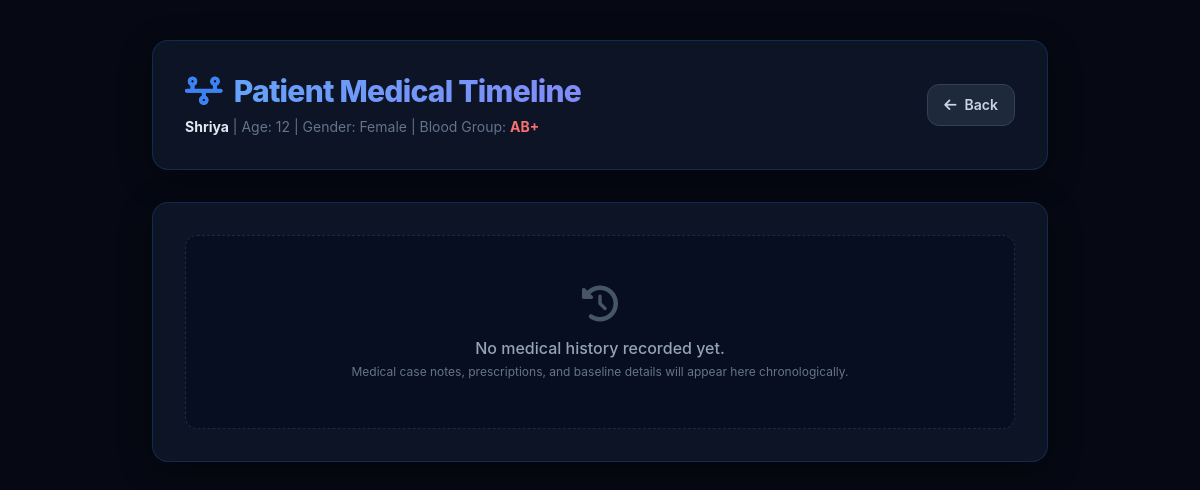
Page /citizen/1/timeline (signed in) on the earlier database version.
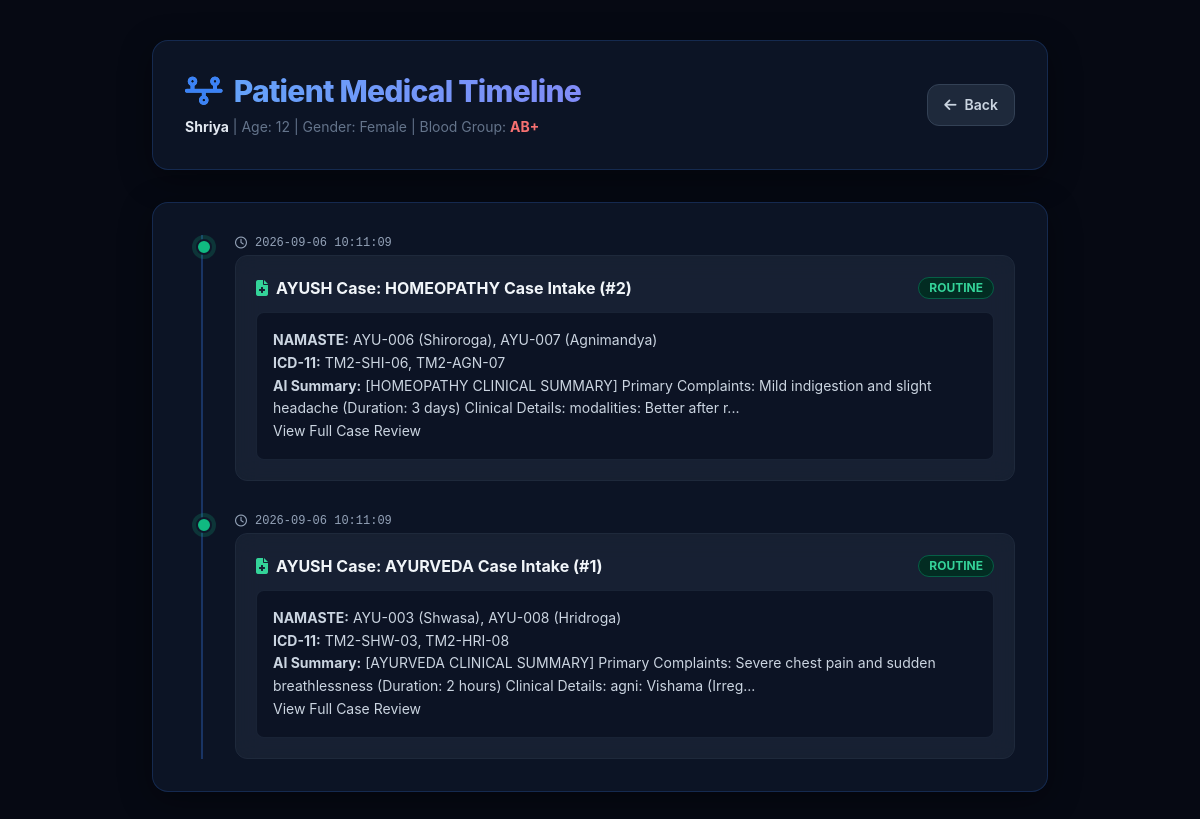
Same page on the later database version.
### app.py (models this page shows)
class CaseRecord(db.Model):
    id = db.Column(
        db.Integer,
        primary_key=True
    )
    citizen_id = db.Column(
        db.Integer,
        db.ForeignKey("citizen.id")
    )
    ayush_system = db.Column(
        db.String(50)
    )
    structured_answers = db.Column(
        db.Text
    )
    namaste_codes = db.Column(
        db.String(200)
    )
    icd11_tm2_codes = db.Column(
        db.String(200)
    )
    referral_flag = db.Column(
        db.Boolean,
        default=False
    )
    priority = db.Column(
        db.String(20),
        default="routine"
    )
    ai_summary = db.Column(
        db.Text
    )
    verified = db.Column(
        db.Boolean,
        default=False
    )
    verified_by = db.Column(
        db.String(100)
    )
    created_at = db.Column(
        db.String(100)
    )
    illness = db.Column(db.String(200))
    severity = db.Column(db.String(50))
    duration = db.Column(db.String(100))
    history = db.Column(db.Text)
    ayush_history = db.Column(db.Text)
    uploaded_docs = db.Column(db.Text)
    ocr_text = db.Column(db.Text)
    red_flags = db.Column(db.Text)
    source = db.Column(db.String(20), default="patient")
    is_attendant_consent = db.Column(db.Boolean, default=False)

### app.py (the view, shortened to what this page needs)
@app.route("/citizen/<int:citizen_id>/timeline")
def medical_timeline(citizen_id):
    citizen = Citizen.query.get(citizen_id)
    if not citizen:
        return "Citizen Not Found"
    events = []
    med_record = MedicalRecord.query.filter_by(citizen_id=citizen_id).first()
    cases = CaseRecord.query.filter_by(citizen_id=citizen_id).order_by(CaseRecord.id.desc()).all()
    for c in cases:
        events.append({
            "type": "case",
            "date": c.created_at or "Recent",
            "title": f"{c.ayush_system.upper()} Case Intake (#{c.id})",
            "priority": c.priority or "routine",
            "content": f"<strong>NAMASTE:</strong> {c.namaste_codes}<br><strong>ICD-11:</strong> {c.icd11_tm2_codes}<br><strong>AI Summary:</strong> {c.ai_summary[:150] if c.ai_summary else 'N/A'}... <br><a href='/ayush/case/{c.id}/review'>View Full Case Review</a>"
        })
    prescriptions = Prescription.query.filter_by(citizen_id=citizen_id).order_by(Prescription.id.desc()).all()
    doctor_id = session.get("doctor_id")
    doctor = Doctor.query.get(doctor_id) if doctor_id else None
    log = AuditLog(
        doctor_name=doctor.name if doctor else "Practitioner",
        designation=doctor.designation if doctor else "Physician",
        patient_name=citizen.fullname,
        access_mode="Timeline View",
        access_time=str(datetime.now())
    )
    db.session.add(log)
    db.session.commit()
    return render_template("timeline.html", citizen=citizen, events=events)

### templates/timeline.html (shortened to what the changed rows need)
<!DOCTYPE html>
<html lang="en">
<head>
    <script src="https://cdn.tailwindcss.com"></script>
    <link rel="stylesheet" href="https://cdnjs.cloudflare.com/ajax/libs/font-awesome/6.5.2/css/all.min.css" />
</head>
<body class="min-h-screen py-10 px-4 sm:px-8">
    <div class="max-w-4xl mx-auto">
        <div class="glass-panel rounded-2xl p-6 sm:p-8 mb-8 flex flex-col sm:flex-row justify-between items-start sm:items-center gap-4">
            <div>
                <h1 class="text-3xl font-extrabold tracking-tight bg-gradient-to-r from-blue-400 to-indigo-400 bg-clip-text text-transparent flex items-center gap-3">
                    <i class="fa-solid fa-timeline text-blue-500"></i> Patient Medical Timeline
                </h1>
            </div>
        </div>
        <div class="glass-panel rounded-2xl p-6 sm:p-8">
            {% if events %}
                <div class="relative border-l-2 border-blue-500/30 pl-6 sm:pl-8 space-y-8 ml-2 sm:ml-4">
                    {% for event in events %}
                        <div class="relative group">
                            <div class="absolute -left-[31px] sm:-left-[39px] top-1 w-4 h-4 rounded-full border-2 border-slate-900
                                {% if event.type == 'case' %}bg-emerald-500 ring-4 ring-emerald-500/20{% elif event.type == 'prescription' %}bg-cyan-500 ring-4 ring-cyan-500/20{% else %}bg-purple-500 ring-4 ring-purple-500/20{% endif %}">
                            </div>
                            <div class="flex items-center gap-2 text-xs font-mono text-slate-400 mb-1">
                                <i class="fa-regular fa-clock"></i> {{ event.date }}
                            </div>
                            <div class="glass-card rounded-xl p-5 border border-slate-800 hover:border-blue-500/30 transition">
                                <div class="flex items-center justify-between gap-4 mb-3">
                                    <h3 class="font-bold text-base text-slate-100 flex items-center gap-2">
                                        {% if event.type == 'case' %}
                                            <i class="fa-solid fa-file-medical text-emerald-400"></i> AYUSH Case: {{ event.title }}
                                        {% elif event.type == 'prescription' %}
                                            <i class="fa-solid fa-pills text-cyan-400"></i> Prescription Record
                                        {% else %}
                                            <i class="fa-solid fa-notes-medical text-purple-400"></i> Baseline Medical Record
                                        {% endif %}
                                    </h3>
                                    {% if event.type == 'case' %}
                                        {% if event.priority == 'URGENT' %}
                                            <span class="px-2.5 py-0.5 rounded-full text-xs font-bold bg-red-950 text-red-400 border border-red-800">URGENT</span>
                                        {% elif event.priority == 'REVIEW_REQUIRED' %}
                                            <span class="px-2.5 py-0.5 rounded-full text-xs font-bold bg-amber-950 text-amber-400 border border-amber-800">REVIEW REQUIRED</span>
                                        {% else %}
                                            <span class="px-2.5 py-0.5 rounded-full text-xs font-bold bg-emerald-950 text-emerald-400 border border-emerald-800">ROUTINE</span>
                                        {% endif %}
                                    {% endif %}
                                </div>
                                <div class="text-sm text-slate-300 leading-relaxed bg-slate-950/50 p-4 rounded-lg border border-slate-800/80">
                                    {{ event.content | safe }}
                                </div>
                            </div>
                        </div>
                    {% endfor %}
                </div>
            {% else %}
                <div class="text-center py-12 border border-dashed border-slate-800 rounded-xl bg-slate-950/30">
                    <i class="fa-solid fa-clock-rotate-left text-4xl text-slate-600 mb-3"></i>
                    <p class="text-slate-400 font-medium">No medical history recorded yet.</p>
                    <p class="text-xs text-slate-500 mt-1">Medical case notes, prescriptions, and baseline details will appear here chronologically.</p>
                </div>
            {% endif %}
        </div>
    </div>
</body>
</html>

Differences in the rows shown:
added CaseRecord: date "2026-09-06 10:11:09", title "HOMEOPATHY Case Intake (#2)", priority "ROUTINE", content "NAMASTE: AYU-006 (Shiroroga), AYU-007 (Agnimandya) ICD-11: TM2-SHI-06, TM2-AGN-07 AI Summary: [HOMEOPATHY CLINICAL SUMMARY] Primary Complaints: Mild indigestion and slight headache (Duration: 3 days) Clinical Details: modalities: Better after r... View Full Case Review"
added CaseRecord: date "2026-09-06 10:11:09", title "AYURVEDA Case Intake (#1)", priority "ROUTINE", content "NAMASTE: AYU-003 (Shwasa), AYU-008 (Hridroga) ICD-11: TM2-SHW-03, TM2-HRI-08 AI Summary: [AYURVEDA CLINICAL SUMMARY] Primary Complaints: Severe chest pain and sudden breathlessness (Duration: 2 hours) Clinical Details: agni: Vishama (Irreg... View Full Case Review"
Other differences:
text no longer shown: "No medical history recorded yet. Medical case notes, prescriptions, and baseline details will appear here chronologically."
